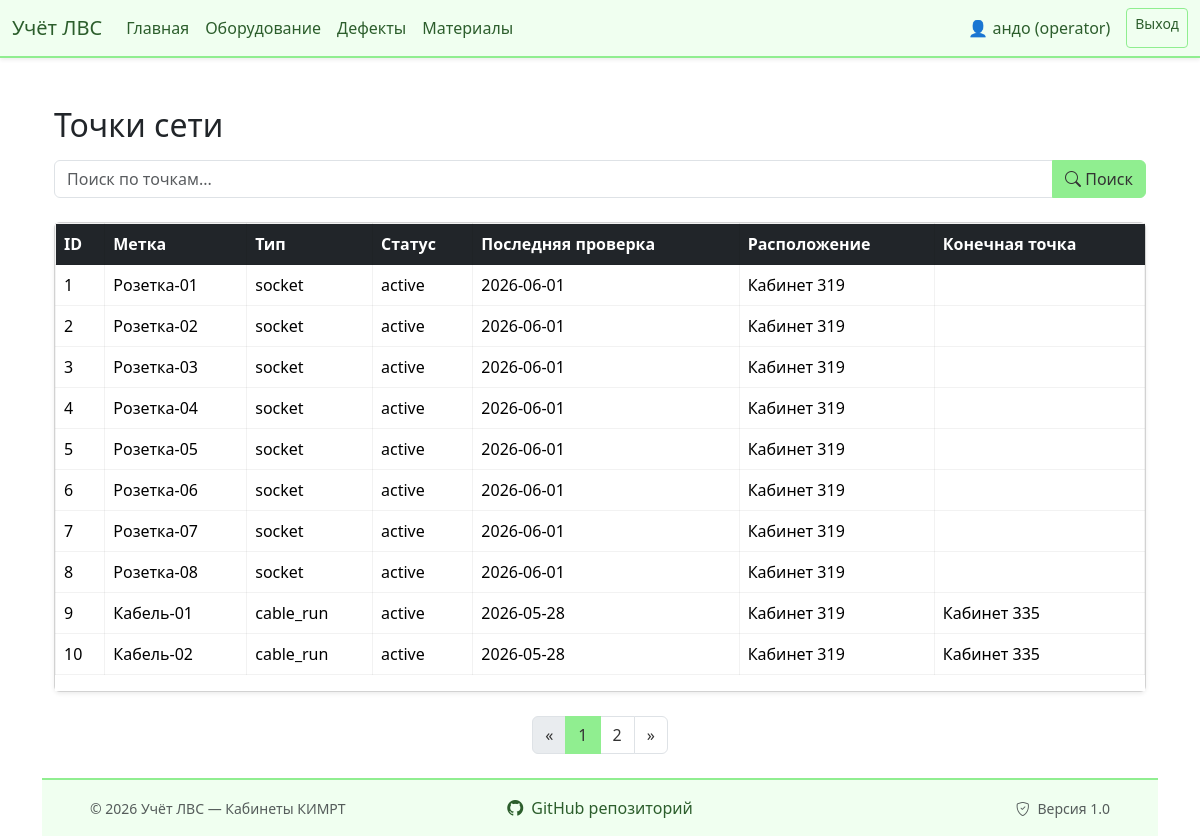
The app's page /superproject/index.php (signed in) with its own data.
### tables this page shows
CREATE TABLE `network_points` (
  `id` int(11) NOT NULL,
  `label` varchar(20) NOT NULL,
  `type` enum('socket','switch','cable_run','patch_cord') NOT NULL,
  `location_id` int(11) DEFAULT NULL,
  `location_end_id` int(11) DEFAULT NULL,
  `status` enum('active','defect','decommissioned') DEFAULT 'active',
  `last_check` date DEFAULT NULL
);

CREATE TABLE `locations` (
  `id` int(11) NOT NULL,
  `name` varchar(100) NOT NULL,
  `type` enum('room','rack','workspace','other') DEFAULT 'room',
  `room_number` varchar(10) DEFAULT '319Б'
);

### superproject/index.php (called while the page is built, shortened)
<?php
require_once 'db/connectDB.php';
require_once 'models/dashboard.model.php';
dashboardIndex($pdo);
function dashboardIndex(PDO $pdo): void
{
    $page   = isset($_GET['page']) ? max(1, (int)$_GET['page']) : 1;
    $search = isset($_GET['search']) ? trim($_GET['search']) : '';
    $limit  = 10;
    $offset = ($page - 1) * $limit;
    $data       = getFilteredPoints($pdo, $search, $limit, $offset);
    $totalRows  = getTotalFilteredPoints($pdo, $search);
    $totalPages = (int) ceil($totalRows / $limit);
    require  'views/index.view.php';
}

### superproject/models/dashboard.model.php (called while the page is built, shortened)
<?php
if (!function_exists('getFilteredPoints')) {
    function getFilteredPoints(PDO $pdo, string $search, int $limit, int $offset): array
    {
        $sql = "
            SELECT
                np.id, np.label, np.type, np.status, np.last_check,
                loc1.name AS location_name,
                loc2.name AS location_end_name
            FROM network_points np
            LEFT JOIN locations loc1 ON np.location_id = loc1.id
            LEFT JOIN locations loc2 ON np.location_end_id = loc2.id
            WHERE 1=1
        ";
        $params = [];
        $sql .= " ORDER BY np.id ASC LIMIT :limit OFFSET :offset";
        $stmt = $pdo->prepare($sql);
        $stmt->bindValue(':limit', $limit, PDO::PARAM_INT);
        $stmt->bindValue(':offset', $offset, PDO::PARAM_INT);
        $stmt->execute();
        return $stmt->fetchAll(PDO::FETCH_ASSOC);
    }
}
if (!function_exists('getTotalFilteredPoints')) {
    function getTotalFilteredPoints(PDO $pdo, string $search): int
    {
        $sql = "
            SELECT COUNT(*)
            FROM network_points np
            LEFT JOIN locations loc1 ON np.location_id = loc1.id
            LEFT JOIN locations loc2 ON np.location_end_id = loc2.id
            WHERE 1=1
        ";
        $params = [];
        $stmt = $pdo->prepare($sql);
        $stmt->execute($params);
        return (int) $stmt->fetchColumn();
    }
}

### superproject/views/index.view.php (the view, shortened to what this page needs)
<?php include __DIR__ . '/components/header.view.php'; ?>
<div class="container-fluid mt-4">
    <h2 class="mb-3">Точки сети</h2>
    <div class="mb-4">
        <form action="" method="get" class="input-group">
            <input type="text" name="search" class="form-control"
                   placeholder="Поиск по точкам..."
                   value="<?= htmlspecialchars($search) ?>">
            <button class="btn btn-salad" type="submit">
                <i class="bi bi-search"></i> Поиск
            </button>
        </form>
    </div>
    <?php if (!empty($data)): ?>
        <div class="card mb-4 shadow-sm">
            <div class="card-body p-0">
                <div class="table-responsive">
                    <table class="table table-hover table-borderless align-middle">
                        <thead class="table-dark">
                            <tr>
                                <th>ID</th>
                                <th>Метка</th>
                                <th>Тип</th>
                                <th>Статус</th>
                                <th>Последняя проверка</th>
                                <th>Расположение</th>
                                <th>Конечная точка</th>
                            </tr>
                        </thead>
                        <tbody>
                            <?php foreach ($data as $row): ?>
                                <tr>
                                    <td><?= htmlspecialchars($row['id']) ?></td>
                                    <td><?= htmlspecialchars($row['label']) ?></td>
                                    <td><?= htmlspecialchars($row['type']) ?></td>
                                    <td><?= htmlspecialchars($row['status']) ?></td>
                                    <td><?= htmlspecialchars($row['last_check']) ?></td>
                                    <td><?= htmlspecialchars($row['location_name'] ?? '') ?></td>
                                    <td><?= htmlspecialchars($row['location_end_name'] ?? '') ?></td>
                                </tr>
                            <?php endforeach; ?>
                        </tbody>
                    </table>
                </div>
            </div>
        </div>
        <?php if ($totalPages > 1): ?>
            <nav aria-label="Page navigation" class="mb-4">
                <ul class="pagination justify-content-center">
                    <li class="page-item <?= ($page <= 1) ? 'disabled' : '' ?>">
                        <a class="page-link" href="<?= ($page > 1) ? "?page=".($page - 1)."&search=".urlencode($search) : "javascript:void(0)" ?>">«</a>
                    </li>
                    <?php for ($i = 1; $i <= $totalPages; $i++): ?>
                        <li class="page-item <?= ($i == $page) ? 'active' : '' ?>">
                            <a class="page-link" href="?page=<?= $i ?>&search=<?= urlencode($search) ?>"><?= $i ?></a>
                        </li>
                    <?php endfor; ?>
                    <li class="page-item <?= ($page >= $totalPages) ? 'disabled' : '' ?>">
                        <a class="page-link" href="<?= ($page < $totalPages) ? "?page=".($page + 1)."&search=".urlencode($search) : "javascript:void(0)" ?>">»</a>
                    </li>
                </ul>
            </nav>
        <?php endif; ?>
    <?php else: ?>
        <div class="alert alert-info mt-4">Точки сети не найдены.</div>
    <?php endif; ?>
</div>
<?php include __DIR__ . '/components/footer.view.php'; ?>

### superproject/views/components/header.view.php (style rules this page uses)
.btn-salad { background-color: #90EE90; border-color: #90EE90; color: #2c5e2c; }
body { display: flex; flex-direction: column; min-height: 100vh; margin: 0; }

### superproject/views/index.view.php (style rules this page uses)
.btn-salad { background-color: #90EE90; border-color: #90EE90; color: #333; }
.pagination .page-link { color: #333; }
.pagination .page-item.active .page-link { background-color: #90EE90; border-color: #90EE90; }
.table-borderless th, .table-borderless td, .table-borderless thead th { border: 1px solid rgba(0,0,0,.05); }
.card-body { background-color: #fff; }

### records on screen
network_points: id "1", label "Розетка-01", type "socket", status "active", last_check "2026-06-01", location.name "Кабинет 319"
network_points: id "2", label "Розетка-02", type "socket", status "active", last_check "2026-06-01", location.name "Кабинет 319"
network_points: id "3", label "Розетка-03", type "socket", status "active", last_check "2026-06-01", location.name "Кабинет 319"
network_points: id "4", label "Розетка-04", type "socket", status "active", last_check "2026-06-01", location.name "Кабинет 319"
network_points: id "5", label "Розетка-05", type "socket", status "active", last_check "2026-06-01", location.name "Кабинет 319"
network_points: id "6", label "Розетка-06", type "socket", status "active", last_check "2026-06-01", location.name "Кабинет 319"
network_points: id "7", label "Розетка-07", type "socket", status "active", last_check "2026-06-01", location.name "Кабинет 319"
network_points: id "8", label "Розетка-08", type "socket", status "active", last_check "2026-06-01", location.name "Кабинет 319"
network_points: id "9", label "Кабель-01", type "cable_run", status "active", last_check "2026-05-28", location.name "Кабинет 319", locations.name "Кабинет 335"
network_points: id "10", label "Кабель-02", type "cable_run", status "active", last_check "2026-05-28", location.name "Кабинет 319", locations.name "Кабинет 335"

### other values on screen
$_SESSION['user']['login'] "андо"
$_SESSION['user']['role'] "operator"
